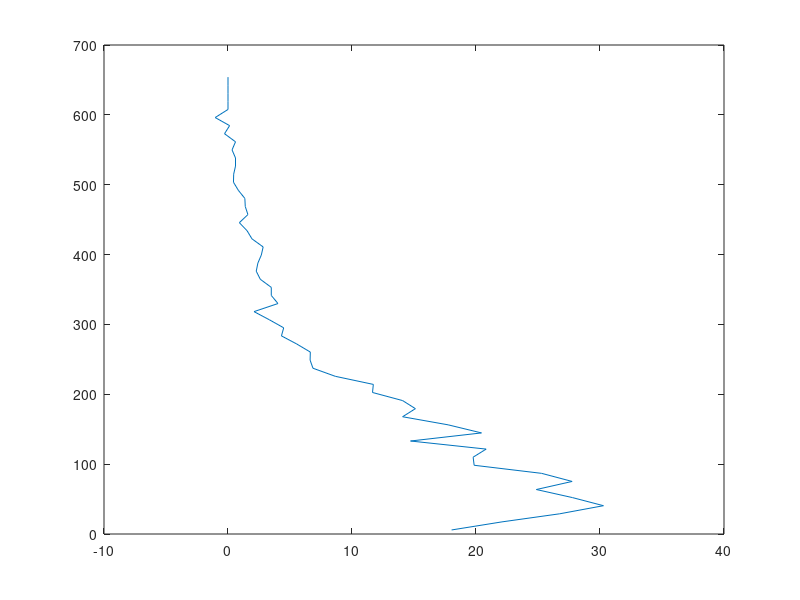
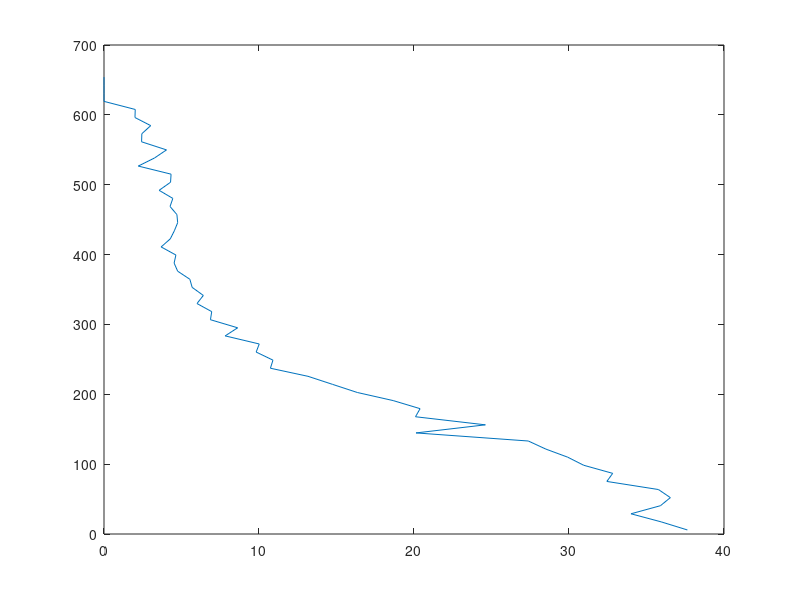
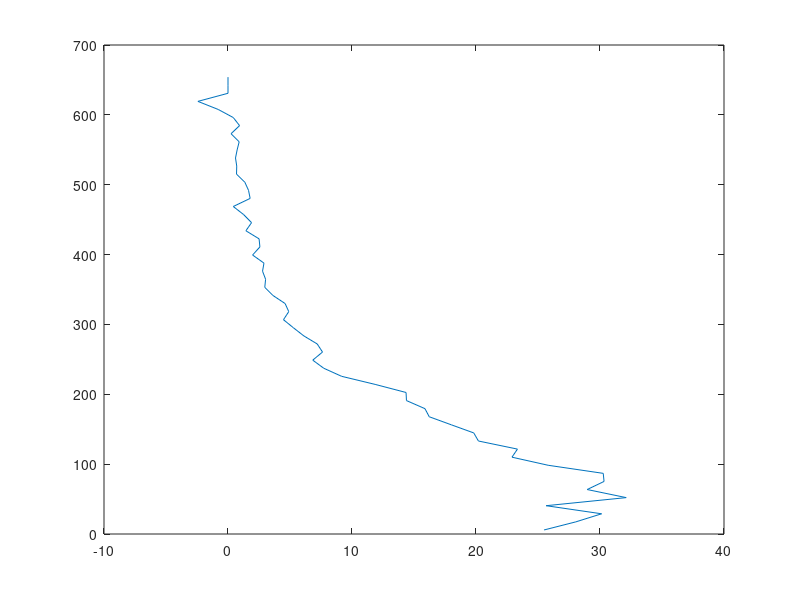
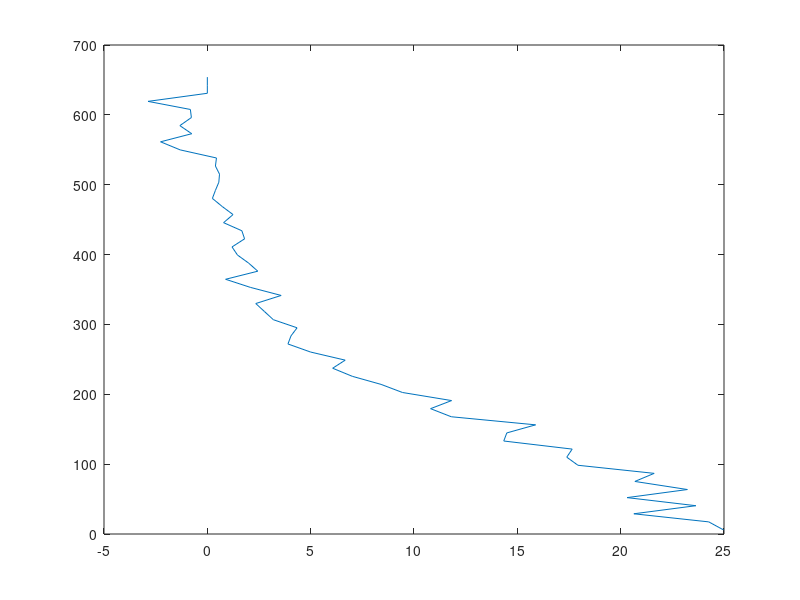

MATLAB code to generate these figures, in order: (Note: this script raises an error after producing the figures.)
%% Bergmann S Coefficient calculation for Lines 2.49.3 and 9.31.2
close all; clear all; clc;
%%
load('2493 9312 Bergmann.mat'); %Pooled data
%Li = Individual egg length minus mean L over <L>
%aEL = Egg length of embryos
%xx2 = Absolute length bins
%z2 = Measured B values over absolute length (Background subtracted)
% Bthresh = Bicoid thresholds from 1:25 (approx min(max(B0)))


%% Test plots of B profiles
for i = 1:length(aEL)
% figure, plot(xx2,z2(i,:))
figure, plot(z2(i,:), xx2)
end
%% Smoothing
for i = 1:length(aEL)
z2sm(i,:) = smooth(xx2, z2(i,:))
end
%%
figure,
for i = 1:length(aEL)
plot(xx2, z2sm(i,:)); hold on;
end

figure,
for i = 1:length(aEL)
plot(xx2, z2(i,:)); hold on;
end

%% Interpolation
Bthresh = 1:1:40
intpb1 = interp1(z2sm(1, 4:53), xx2(4:53), Bthresh);
intpb2 = interp1(z2sm(2, 4:53), xx2(4:53), Bthresh);
intpb3 = interp1(z2sm(3, 4:53), xx2(4:53), Bthresh);
intpb4 = interp1(z2sm(4, 4:53), xx2(4:53), Bthresh);
intpb5 = interp1(z2sm(5, 4:53), xx2(4:53), Bthresh);
intpb6 = interp1(z2sm(6, 4:53), xx2(4:53), Bthresh);
intpb7 = interp1(z2sm(7, 4:53), xx2(4:53), Bthresh);
intpb8 = interp1(z2sm(8, 4:53), xx2(4:53), Bthresh);
intpb9 = interp1(z2sm(9, 4:53), xx2(4:53), Bthresh);
intpb10 = interp1(z2sm(10, 4:43), xx2(4:43), Bthresh);
intpb11 = interp1(z2sm(11, 4:43), xx2(4:43), Bthresh);
intpb12 = interp1(z2sm(12, 4:43), xx2(4:43), Bthresh);
intpb13 = interp1(z2sm(13, 4:43), xx2(4:43), Bthresh);
intpb14 = interp1(z2sm(14, 4:43), xx2(4:43), Bthresh);
intpb15 = interp1(z2sm(15, 4:43), xx2(4:43), Bthresh);
intpb16 = interp1(z2sm(16, 4:43), xx2(4:43), Bthresh);
intpb17 = interp1(z2sm(17, 4:43), xx2(4:43), Bthresh);
intpb18 = interp1(z2sm(18, 4:43), xx2(4:43), Bthresh);
intpb19 = interp1(z2sm(19, 4:43), xx2(4:43), Bthresh);
intpb20 = interp1(z2sm(20, 4:43), xx2(4:43), Bthresh);
intpb21 = interp1(z2sm(21, 4:43), xx2(4:43), Bthresh);

%%
% for i = 1:length(aEL)
% intpb(i,:) = interp1(z2sm(i, 4:43), xx2(4:43), Bthresh)
% end

intpb = [intpb1; intpb2; intpb3; intpb4; intpb5; intpb6; intpb7; intpb8; intpb9; intpb10; intpb11; intpb12; intpb13; intpb14; intpb15; intpb16; intpb17; intpb18; intpb19; intpb20; intpb21;]
    
%% Testbed
figure, 
plot(intpb1, Bthresh, '.'); hold on;
plot(xx2, z2sm(1,:)); hold on;

plot(intpb21, Bthresh, '.r'); hold on;
plot(xx2, z2sm(21,:),'r'); hold off;
set(gca,'YLim', [0, 70])
%%

figure, 
plot(intpb10, Bthresh, '.'); hold on;
plot(xx2, z2sm(10,:)); hold on;

plot(intpb11, Bthresh, '.r'); hold on;
plot(xx2, z2sm(11,:),'r'); hold off;
set(gca,'YLim', [0, 70])

%%
figure, 
for i = 1:21
plot(intpb(i,17), 17, '.'); hold on;
plot(xx2, z2sm(i,:)); hold on;

end


%% Testbed multi 
%Plot to show interpolated points fall on the smoothened curve
figure,
plot(intpb1, Bthresh, 'o'); hold on;
plot(intpb2, Bthresh, 'o'); hold on;
plot(intpb3, Bthresh, 'o'); hold on;
plot(intpb4, Bthresh, 'o'); hold on;
plot(intpb5, Bthresh, 'o'); hold on;
plot(intpb6, Bthresh, 'o'); hold on;
plot(intpb7, Bthresh, 'o'); hold on;
plot(intpb8, Bthresh, 'o'); hold on;
plot(intpb9, Bthresh, 'o'); hold on;
plot(intpb10, Bthresh, 'o'); hold on;
plot(intpb11, Bthresh, 'o'); hold on;
plot(intpb12, Bthresh, 'o'); hold on;
plot(intpb13, Bthresh, 'o'); hold on;
plot(intpb14, Bthresh, 'o'); hold on;
plot(intpb15, Bthresh, 'o'); hold on;
plot(intpb16, Bthresh, 'o'); hold on;
plot(intpb17, Bthresh, 'o'); hold on;
plot(intpb18, Bthresh, 'o'); hold on;
plot(intpb19, Bthresh, 'o'); hold on;
plot(intpb20, Bthresh, 'o'); hold on;
plot(intpb21, Bthresh, 'o'); hold on;
%%
for i = 1:length(aEL)
plot(xx2, z2sm(i,:)); hold on
end
%% bracketx calculation

for i = 1:25
    bracketx(:,i) = nanmean(intpb(:,i));
end

%%
for i = 1:25
intpb1xi(i) = (intpb1(i)-bracketx(i))/bracketx(i)
intpb2xi(i) = (intpb2(i)-bracketx(i))/bracketx(i)
intpb3xi(i) = (intpb3(i)-bracketx(i))/bracketx(i)
intpb4xi(i) = (intpb4(i)-bracketx(i))/bracketx(i)
intpb5xi(i) = (intpb5(i)-bracketx(i))/bracketx(i)
intpb6xi(i) = (intpb6(i)-bracketx(i))/bracketx(i)
intpb7xi(i) = (intpb7(i)-bracketx(i))/bracketx(i)
intpb8xi(i) = (intpb8(i)-bracketx(i))/bracketx(i)
intpb9xi(i) = (intpb9(i)-bracketx(i))/bracketx(i)
intpb10xi(i) = (intpb10(i)-bracketx(i))/bracketx(i)
intpb11xi(i) = (intpb11(i)-bracketx(i))/bracketx(i)
intpb12xi(i) = (intpb12(i)-bracketx(i))/bracketx(i)
intpb13xi(i) = (intpb13(i)-bracketx(i))/bracketx(i)
intpb14xi(i) = (intpb14(i)-bracketx(i))/bracketx(i)
intpb15xi(i) = (intpb15(i)-bracketx(i))/bracketx(i)
intpb16xi(i) = (intpb16(i)-bracketx(i))/bracketx(i)
intpb17xi(i) = (intpb17(i)-bracketx(i))/bracketx(i)
intpb18xi(i) = (intpb18(i)-bracketx(i))/bracketx(i)
intpb19xi(i) = (intpb19(i)-bracketx(i))/bracketx(i)
intpb20xi(i) = (intpb20(i)-bracketx(i))/bracketx(i)
intpb21xi(i) = (intpb21(i)-bracketx(i))/bracketx(i)
end
%%
intpbxi = [intpb1xi; 
           intpb2xi; 
           intpb3xi; 
           intpb4xi; 
           intpb5xi; 
           intpb6xi; 
           intpb7xi; 
           intpb8xi; 
           intpb9xi; 
           intpb10xi; 
           intpb11xi; 
           intpb12xi; 
           intpb13xi; 
           intpb14xi;
           intpb15xi; 
           intpb16xi; 
           intpb17xi; 
           intpb18xi; 
           intpb19xi; 
           intpb20xi; 
           intpb21xi;]
%%
for i = 1:25
    figure,
    for j = 1:21
    scatter(Li(j,1),intpbxi(j,i)); hold on;
    end
    
end









